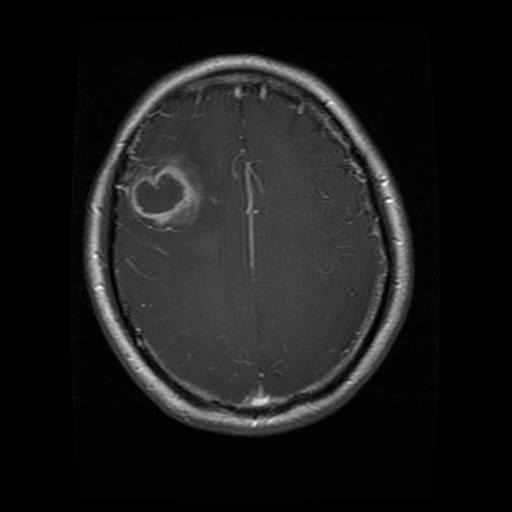
#> input picture archive/Training/glioma/Te-gl_0025.jpg, 512 x 512 px, given in place of gg (101).jpg, which was not available
$ jupyter execute --allow-errors Brain_Tumor_Classification.ipynb   (text cells are left out)
#> lines starting #> are read from the running program, lines starting #| are printed output that depends on the picture; after the words box and inside, x2 and y2 are one past the last pixel; in counts of white or black regions, pixels touching at a corner belong together; pictures that were not available may be replaced by others from this repository, and a replacement may not be noted
#> further down, example_img is the input picture: shape (512, 512, 3); min 0, max 255, mean 26.1
[cell 1]
# Import libraries

import os
import random
from tqdm import tqdm
import numpy as np
import pandas as pd
import matplotlib.pyplot as plt
import seaborn as sns

import cv2
import tensorflow as tf
from tensorflow.keras.preprocessing.image import load_img,ImageDataGenerator, array_to_img
from tensorflow.keras.applications import EfficientNetB1

from tensorflow.keras.models import Model
from tensorflow.keras.layers import Flatten,Dense,Conv2D,Dropout,GlobalAveragePooling2D

from tensorflow.keras.optimizers import Adam
from tensorflow.keras.callbacks import ModelCheckpoint,EarlyStopping
import imutils

[cell 2]
# Create Directory for Training Data

os.mkdir("/content/Crop-Brain-MRI")
os.mkdir("/content/Crop-Brain-MRI/glioma_tumor")
os.mkdir("/content/Crop-Brain-MRI/meningioma_tumor")
os.mkdir("/content/Crop-Brain-MRI/no_tumor")
os.mkdir("/content/Crop-Brain-MRI/pituitary_tumor")

[cell 3]
# Create Directory for Testing Data

os.mkdir("/content/Test-Brain-MRI")
os.mkdir("/content/Test-Brain-MRI/glioma_tumor")
os.mkdir("/content/Test-Brain-MRI/meningioma_tumor")
os.mkdir("/content/Test-Brain-MRI/no_tumor")
os.mkdir("/content/Test-Brain-MRI/pituitary_tumor")

[cell 4]
# Data Visualisation

train_dir = "/content/Brain-MRI-Classification/Brain-MRI/Training/"
test_dir = "/content/Brain-MRI-Classification/Brain-MRI/Testing/"

classes = os.listdir("/content/Brain-MRI-Classification/Brain-MRI/Training")

files_path_dict = {}

for c in classes:
  files_path_dict[c] = list(map(lambda x :train_dir+c+'/'+x, os.listdir(train_dir+c)))

plt.figure(figsize=(17,17))
index = 0

#> (the rest of this cell did not finish here and is left out)

[cell 5]
# Function to crop images

def crop_image(image, plot=False):

#> called with plot = True
    img_gray = cv2.cvtColor(image, cv2.COLOR_BGR2GRAY)
    img_gray = cv2.GaussianBlur(img_gray, (5, 5), 0)

    img_thresh = cv2.threshold(img_gray, 45, 255, cv2.THRESH_BINARY)[1]
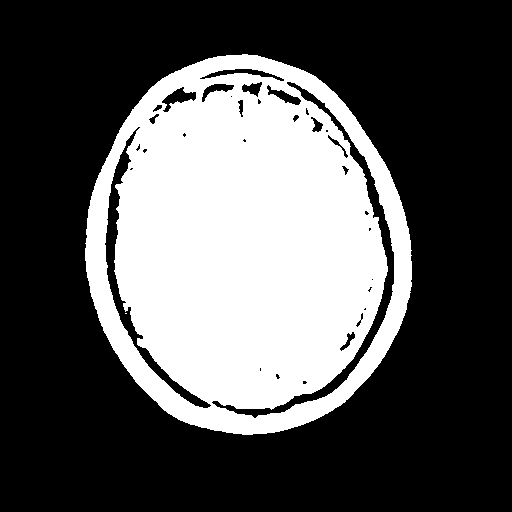
#> img_thresh: shape (512, 512); 33.7% white; 2 white regions (1 under 20 px), largest, box (x1, y1, x2, y2) and area: (85, 54, 412, 435) 88448
    img_thresh = cv2.erode(img_thresh, None, iterations=2)
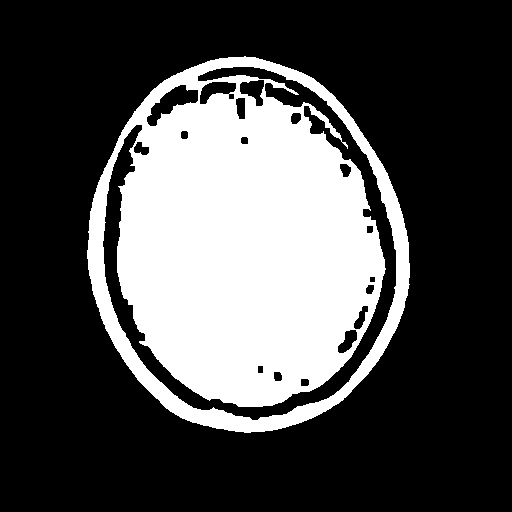
#> img_thresh: shape (512, 512); 29.9% white; 1 white region, box (x1, y1, x2, y2) and area: (87, 56, 410, 433) 78288
    img_thresh = cv2.dilate(img_thresh, None, iterations=2)
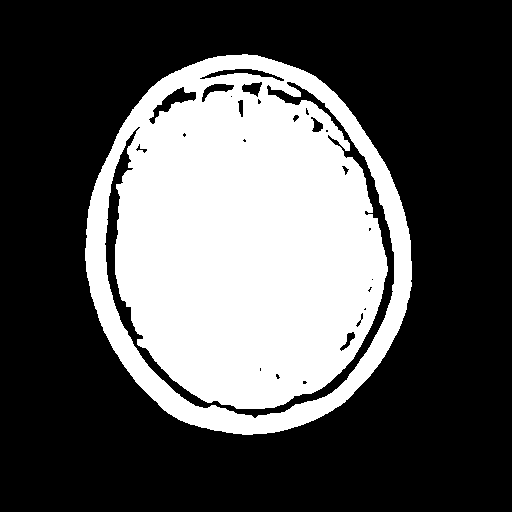
#> img_thresh: shape (512, 512); 33.6% white; 1 white region

    contours = cv2.findContours(img_thresh.copy(), cv2.RETR_EXTERNAL, cv2.CHAIN_APPROX_SIMPLE)
#> contours = 1 contour; box (x1, y1, x2, y2) and area: (85, 54, 412, 435) 95798
    contours = imutils.grab_contours(contours)
    c = max(contours, key=cv2.contourArea)
#> c = contour of 521 points, box (x1, y1, x2, y2) (85, 54, 412, 435), area 95798

    extLeft = tuple(c[c[:, :, 0].argmin()][0])
#> extLeft = (85, 248)
    extRight = tuple(c[c[:, :, 0].argmax()][0])
#> extRight = (411, 286)
    extTop = tuple(c[c[:, :, 1].argmin()][0])
#> extTop = (242, 54)
    extBot = tuple(c[c[:, :, 1].argmax()][0])
#> extBot = (242, 434)

    new_image = image[extTop[1]:extBot[1], extLeft[0]:extRight[0]]
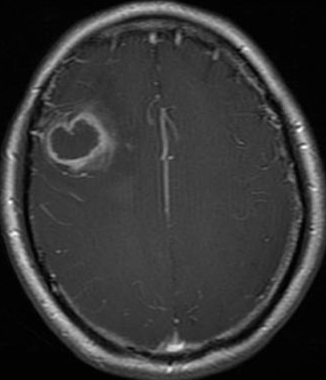
#> new_image: shape (380, 326, 3); min 0, max 255, mean 54.1

    if plot:
        plt.figure()
        plt.subplot(1, 2, 1)
        plt.imshow(image)
        plt.tick_params(axis='both', which='both', top=False, bottom=False, left=False, right=False,labelbottom=False, labeltop=False, labelleft=False, labelright=False)
        plt.title('Original Image')
        plt.subplot(1, 2, 2)
        plt.imshow(new_image)
        plt.tick_params(axis='both', which='both',top=False, bottom=False, left=False, right=False,labelbottom=False, labeltop=False, labelleft=False, labelright=False)
        plt.title('Cropped Image')
        plt.show()

    return new_image

[cell 6]
# Check the crop

example_img = cv2.imread("/content/Brain-MRI-Classification/Brain-MRI/Training/glioma_tumor/gg (101).jpg")
cropped_image_example = crop_image(example_img, plot=True)

[cell 7]
# Crop the Training Images and Save to respective directories
glioma = train_dir + "glioma_tumor"
meningioma = train_dir + "meningioma_tumor"
no_tumor = train_dir + "no_tumor"
pituitary = train_dir + "pituitary_tumor"

j = 0
for i in tqdm(os.listdir(glioma)):
  path = os.path.join(glioma, i)
  img = cv2.imread(path)
  img = crop_image(img, plot=False)
  if img is not None:
    img = cv2.resize(img, (224, 224))
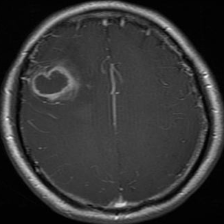
#> img: shape (224, 224, 3); min 0, max 247, mean 54
    save_path = "/content/Crop-Brain-MRI/glioma_tumor/"+ str(j) + ".jpg"
    cv2.imwrite(save_path, img)
    j = j+1

j = 0
for i in tqdm(os.listdir(meningioma)):
  path = os.path.join(meningioma, i)
  img = cv2.imread(path)
  img = crop_image(img, plot=False)
  if img is not None:
    img = cv2.resize(img, (224, 224))
    save_path = "/content/Crop-Brain-MRI/meningioma_tumor/" +str(j) +".jpg"
    cv2.imwrite(save_path, img)
    j = j+1

j = 0
for i in tqdm(os.listdir(no_tumor)):
  path = os.path.join(no_tumor, i)
  img = cv2.imread(path)
  img = crop_image(img, plot=False)
  if img is not None:
    img = cv2.resize(img, (224,224))
    save_path = "/content/Crop-Brain-MRI/no_tumor/"+str()+".jpg"
    cv2.imwrite(save_path, img)
    j = j+1

j = 0
for i in tqdm(os.listdir(pituitary)):
  path = os.path.join(pituitary, i)
  img = cv2.imread(path)
  img = crop_image(img, plot=False)
  if img is not None:
    img = cv2.resize(img, (224,224))
    save_path = "/content/Crop-Brain-MRI/pituitary_tumor/"+str()+".jpg"
    cv2.imwrite(save_path, img)
    j = j + 1

[cell 8]
# Crop the Testing Images and Save to respective directories
glioma = test_dir + "glioma_tumor"
meningioma = test_dir + "meningioma_tumor"
no_tumor = test_dir + "no_tumor"
pituitary = test_dir + "pituitary_tumor"

j = 0
for i in tqdm(os.listdir(glioma)):
  path = os.path.join(glioma, i)
  img = cv2.imread(path)
  img = crop_image(img, plot=False)
  if img is not None:
    img = cv2.resize(img, (224, 224))
    save_path = "/content/Test-Brain-MRI/glioma_tumor/"+ str(j) + ".jpg"
    cv2.imwrite(save_path, img)
    j = j+1

j = 0
for i in tqdm(os.listdir(meningioma)):
  path = os.path.join(meningioma, i)
  img = cv2.imread(path)
  img = crop_image(img, plot=False)
  if img is not None:
    img = cv2.resize(img, (224, 224))
    save_path = "/content/Test-Brain-MRI/meningioma_tumor/" +str(j) +".jpg"
    cv2.imwrite(save_path, img)
    j = j+1

j = 0
for i in tqdm(os.listdir(no_tumor)):
  path = os.path.join(no_tumor, i)
  img = cv2.imread(path)
  img = crop_image(img, plot=False)
  if img is not None:
    img = cv2.resize(img, (224,224))
    save_path = "/content/Test-Brain-MRI/no_tumor/"+str()+".jpg"
    cv2.imwrite(save_path, img)
    j = j+1

j = 0
for i in tqdm(os.listdir(pituitary)):
  path = os.path.join(pituitary, i)
  img = cv2.imread(path)
  img = crop_image(img, plot=False)
  if img is not None:
    img = cv2.resize(img, (224,224))
    save_path = "/content/Test-Brain-MRI/pituitary_tumor/"+str()+".jpg"
    cv2.imwrite(save_path, img)
    j = j + 1

#> (a cell that did not finish here is left out)

#> (a cell that did not finish here is left out)

#> (a cell that did not finish here is left out)

#> (a cell that did not finish here is left out)

#> (a cell that did not finish here is left out)

#> (a cell that did not finish here is left out)

[cell 15]
# Plot the training curves

plt.style.use("ggplot")
plt.figure(figsize=(12,6))
epochs = range(1,8)
plt.subplot(1,2,1)
#> (the rest of this cell did not finish here and is left out)

#> (a cell that did not finish here is left out)

[cell 17]
# Obtain Prediction on Test Image

class_dict = {0: "glioma_tumor", 1: "meningioma_tumor", 2: "no_tumor", 3: "pituitary_tumor"}

test_img1 = cv2.imread("/content/Test-Brain-MRI/meningioma_tumor/4.jpg")
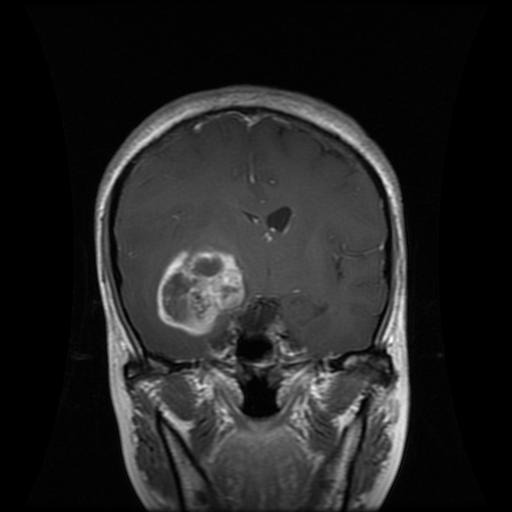
#> input picture archive/Training/glioma/Te-gl_0068.jpg, 512 x 512 px, given in place of 4.jpg, which was not available
#> test_img1 is the input picture: shape (512, 512, 3); min 0, max 255, mean 35.3

plt.imshow(test_img1)

plt.grid(False)

test_img1 = np.expand_dims(test_img1, axis=0)

#> (the rest of this cell did not finish here and is left out)
